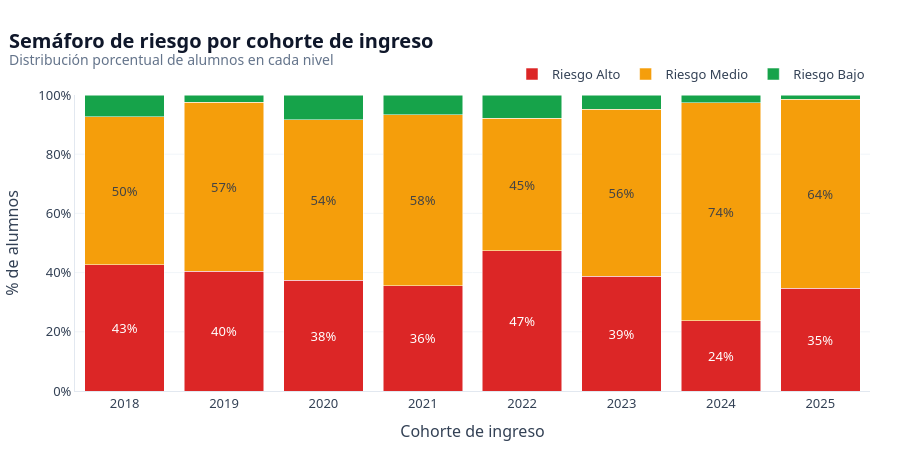

Notebook code for this chart:
### Markdown cell above
### 4.4 · Semáforo de riesgo por cohorte de ingreso

### Code cell
df4 = (
    df_alertas.groupby(["cohorte_ingreso", "semaforo_riesgo"])
    .size()
    .reset_index(name="alumnos")
)
df4["pct"] = df4.groupby("cohorte_ingreso")["alumnos"].transform(lambda s: s / s.sum() * 100)
df4["cohorte_ingreso"] = df4["cohorte_ingreso"].astype(str)
# Solo mostramos la etiqueta en segmentos con espacio suficiente
df4["etiqueta"] = df4["pct"].map(lambda v: f"{v:.0f}%" if v >= 10 else "")

fig4 = px.bar(
    df4,
    x="cohorte_ingreso",
    y="pct",
    color="semaforo_riesgo",
    color_discrete_map=COLOR_RIESGO,
    barmode="stack",
    text="etiqueta",
    category_orders={"semaforo_riesgo": ["Riesgo Alto", "Riesgo Medio", "Riesgo Bajo"]},
    labels={
        "cohorte_ingreso": "Cohorte de ingreso",
        "pct": "% de alumnos",
        "semaforo_riesgo": "Nivel de riesgo",
    },
    custom_data=["alumnos"],
)
fig4.update_traces(
    textposition="inside",
    insidetextanchor="middle",
    hovertemplate="<b>Cohorte %{x}</b><br>%{fullData.name}: %{y:.1f}%<br>Alumnos: %{customdata[0]}<extra></extra>",
)
estilo_fig(
    fig4,
    "Semáforo de riesgo por cohorte de ingreso",
    "Distribución porcentual de alumnos en cada nivel",
    height=450,
)
fig4.update_yaxes(ticksuffix="%", range=[0, 100], title="% de alumnos")
fig4.show()

### Figure 1 — Plotly figure (JSON) as saved in the notebook; plotly's stock layout.template omitted (floating-point values rounded to 4 significant figures)
{"data": [{"customdata": [[23], [17], [18], [16], [18], [24], [9], [24]], "hovertemplate": "<b>Cohorte %{x}</b><br>%{fullData.name}: %{y:.1f}%<br>Alumnos: %{customdata[0]}<extra></extra>", "insidetextanchor": "middle", "legendgroup": "Riesgo Alto", "marker": {"color": "#DC2626", "pattern": {"shape": ""}}, "name": "Riesgo Alto", "orientation": "v", "showlegend": true, "text": ["43%", "40%", "38%", "36%", "47%", "39%", "24%", "35%"], "textposition": "inside", "type": "bar", "x": ["2018", "2019", "2020", "2021", "2022", "2023", "2024", "2025"], "xaxis": "x", "y": [42.59, 40.48, 37.5, 35.56, 47.37, 38.71, 23.68, 34.78], "yaxis": "y"}, {"customdata": [[27], [24], [26], [26], [17], [35], [28], [44]], "hovertemplate": "<b>Cohorte %{x}</b><br>%{fullData.name}: %{y:.1f}%<br>Alumnos: %{customdata[0]}<extra></extra>", "insidetextanchor": "middle", "legendgroup": "Riesgo Medio", "marker": {"color": "#F59E0B", "pattern": {"shape": ""}}, "name": "Riesgo Medio", "orientation": "v", "showlegend": true, "text": ["50%", "57%", "54%", "58%", "45%", "56%", "74%", "64%"], "textposition": "inside", "type": "bar", "x": ["2018", "2019", "2020", "2021", "2022", "2023", "2024", "2025"], "xaxis": "x", "y": [50.0, 57.14, 54.17, 57.78, 44.74, 56.45, 73.68, 63.77], "yaxis": "y"}, {"customdata": [[4], [1], [4], [3], [3], [3], [1], [1]], "hovertemplate": "<b>Cohorte %{x}</b><br>%{fullData.name}: %{y:.1f}%<br>Alumnos: %{customdata[0]}<extra></extra>", "insidetextanchor": "middle", "legendgroup": "Riesgo Bajo", "marker": {"color": "#16A34A", "pattern": {"shape": ""}}, "name": "Riesgo Bajo", "orientation": "v", "showlegend": true, "text": ["", "", "", "", "", "", "", ""], "textposition": "inside", "type": "bar", "x": ["2018", "2019", "2020", "2021", "2022", "2023", "2024", "2025"], "xaxis": "x", "y": [7.407, 2.381, 8.333, 6.667, 7.895, 4.839, 2.632, 1.449], "yaxis": "y"}], "layout": {"barmode": "stack", "font": {"color": "#334155", "family": "Segoe UI, Arial, sans-serif", "size": 13}, "height": 450, "hoverlabel": {"bgcolor": "white", "font": {"family": "Segoe UI, Arial", "size": 12}}, "legend": {"orientation": "h", "title": {"text": ""}, "tracegroupgap": 0, "traceorder": "normal", "x": 1, "xanchor": "right", "y": 1.02, "yanchor": "bottom"}, "margin": {"b": 45, "l": 20, "r": 30, "t": 95}, "paper_bgcolor": "white", "plot_bgcolor": "white", "title": {"font": {"color": "#0F172A", "size": 20}, "text": "<b>Semáforo de riesgo por cohorte de ingreso</b><br><sup style='color:#64748B'>Distribución porcentual de alumnos en cada nivel</sup>", "x": 0.01, "xanchor": "left"}, "xaxis": {"anchor": "y", "domain": [0, 1], "gridcolor": "#F1F5F9", "linecolor": "#E2E8F0", "showgrid": false, "title": {"text": "Cohorte de ingreso"}}, "yaxis": {"anchor": "x", "domain": [0, 1], "gridcolor": "#F1F5F9", "linecolor": "#E2E8F0", "range": [0, 100], "showgrid": true, "ticksuffix": "%", "title": {"text": "% de alumnos"}, "zeroline": false}}}
